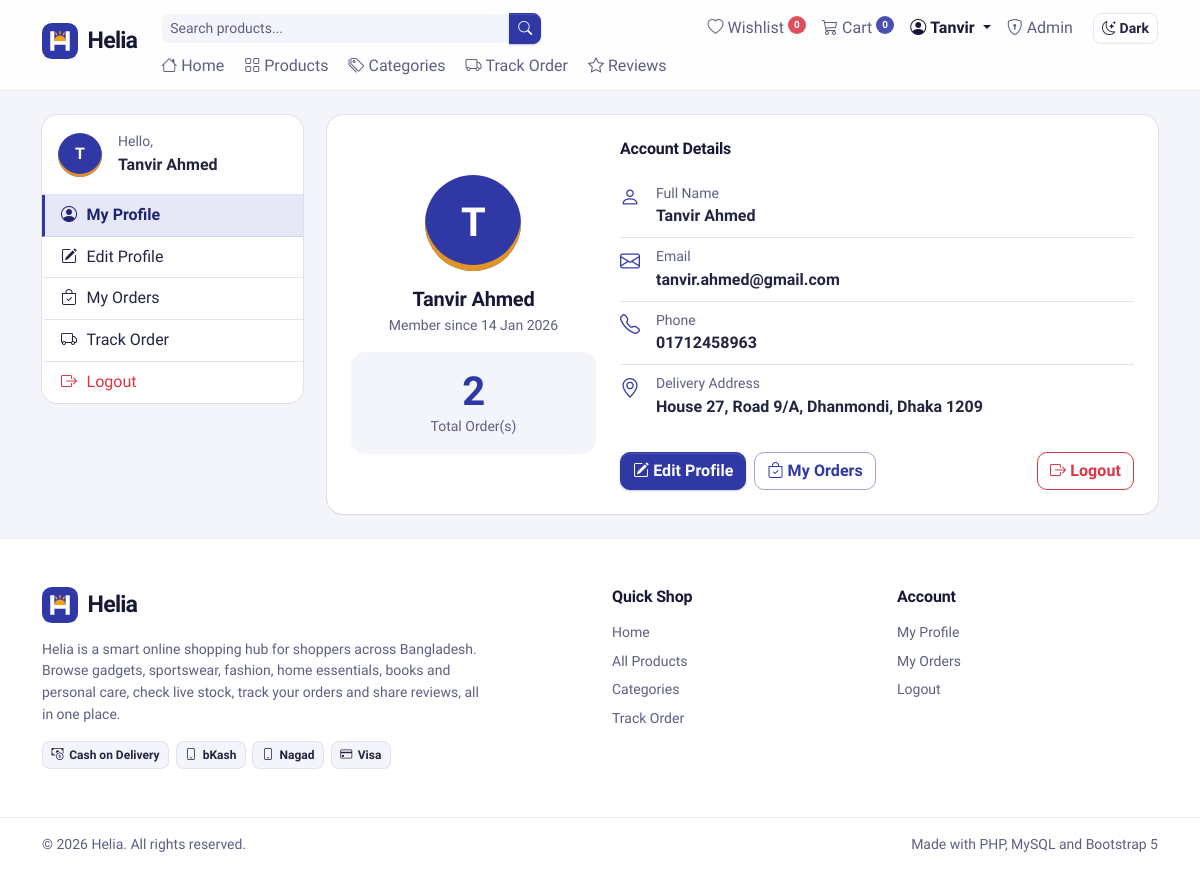
The app's page /profile.php (signed in) with its own data.
### tables this page shows
CREATE TABLE `users` (
  `id` int(11) NOT NULL,
  `name` varchar(100) NOT NULL,
  `email` varchar(100) NOT NULL,
  `password` varchar(255) NOT NULL,
  `created_at` timestamp NOT NULL DEFAULT current_timestamp(),
  `phone` varchar(30) DEFAULT '',
  `address` text DEFAULT NULL
);

### config/db.php (called while the page is built, shortened)
<?php
function e($value)
{
    return htmlspecialchars((string) $value, ENT_QUOTES, 'UTF-8');
}

### profile.php (the view, shortened to what this page needs)
<?php
require_once 'config/db.php';
$stmt = $pdo->prepare('SELECT name, email, phone, address, created_at FROM users WHERE id = ?');
$stmt->execute([$_SESSION['user_id']]);
$user = $stmt->fetch();
$stmt = $pdo->prepare('SELECT COUNT(*) FROM orders WHERE user_id = ?');
$stmt->execute([$_SESSION['user_id']]);
$orderCount = $stmt->fetchColumn();
require_once 'includes/header.php';
?>
<div class="row g-4">
    <div class="col-lg-3">
        <?php require 'includes/account_sidebar.php'; ?>
    </div>
    <div class="col-lg-9">
        <div class="card border-0 shadow-sm">
            <div class="card-body p-4">
                <div class="row g-4 align-items-center">
                    <div class="col-md-4 text-center">
                        <span class="profile-avatar mb-3"><?= e(mb_strtoupper(mb_substr($user['name'], 0, 1))) ?></span>
                        <h1 class="h5 fw-bold mb-1"><?= e($user['name']) ?></h1>
                        <p class="text-body-secondary small mb-3">Member since <?= date('d M Y', strtotime($user['created_at'])) ?></p>
                        <div class="bg-body-tertiary rounded-3 py-3">
                            <div class="display-6 fw-bold text-primary"><?= $orderCount ?></div>
                            <div class="small text-body-secondary">Total Order(s)</div>
                        </div>
                    </div>
                    <div class="col-md-8">
                        <h2 class="h6 fw-semibold mb-3">Account Details</h2>
                        <ul class="list-group list-group-flush mb-4">
                            <li class="list-group-item px-0 d-flex gap-3">
                                <i class="bi bi-person text-primary fs-5"></i>
                                <div>
                                    <div class="small text-body-secondary">Full Name</div>
                                    <div class="fw-semibold"><?= e($user['name']) ?></div>
                                </div>
                            </li>
                            <li class="list-group-item px-0 d-flex gap-3">
                                <i class="bi bi-envelope text-primary fs-5"></i>
                                <div>
                                    <div class="small text-body-secondary">Email</div>
                                    <div class="fw-semibold text-break"><?= e($user['email']) ?></div>
                                </div>
                            </li>
                            <li class="list-group-item px-0 d-flex gap-3">
                                <i class="bi bi-telephone text-primary fs-5"></i>
                                <div>
                                    <div class="small text-body-secondary">Phone</div>
                                    <div class="fw-semibold"><?= !empty($user['phone']) ? e($user['phone']) : 'Not added yet' ?></div>
                                </div>
                            </li>
                            <li class="list-group-item px-0 d-flex gap-3">
                                <i class="bi bi-geo-alt text-primary fs-5"></i>
                                <div>
                                    <div class="small text-body-secondary">Delivery Address</div>
                                    <div class="fw-semibold"><?= !empty($user['address']) ? nl2br(e($user['address'])) : 'Not added yet' ?></div>
                                </div>
                            </li>
                        </ul>
                        <div class="d-flex flex-wrap gap-2">
                            <a href="edit_profile.php" class="btn btn-primary">
                                <i class="bi bi-pencil-square"></i> Edit Profile
                            </a>
                            <a href="my_orders.php" class="btn btn-outline-primary">
                                <i class="bi bi-bag-check"></i> My Orders
                            </a>
                            <a href="logout.php" class="btn btn-outline-danger ms-sm-auto">
                                <i class="bi bi-box-arrow-right"></i> Logout
                            </a>
                        </div>
                    </div>
                </div>
            </div>
        </div>
    </div>
</div>
<?php require_once 'includes/footer.php'; ?>

### assets/css/theme.css (style rules this page uses)
:root, [data-bs-theme=light] { --helia-neel: #3038a6; --helia-neel-rgb: 48, 56, 166; --helia-neel-hover: #262c8c; --helia-neel-deep: #1b1f5c; --helia-neel-deep-rgb: 27, 31, 92; --helia-marigold: #f6a019; --helia-marigold-rgb: 246, 160, 25; --helia-marigold-ink: #3d2500; --helia-canvas: #f4f5fa; --helia-line: rgba(22, 25, 54, 0.08); --helia-line-strong: rgba(22, 25, 54, 0.14); --helia-shadow-sm: 0 0 0 1px var(--helia-line), 0 1px 2px rgba(22, 25, 54, 0.05); --helia-shadow-md: 0 0 0 1px var(--helia-line), 0 8px 20px -10px rgba(22, 25, 54, 0.18); --helia-shadow-lg: 0 0 0 1px var(--helia-line-strong), 0 22px 40px -18px rgba(27, 31, 92, 0.32); --helia-display: 'Anek Bangla', 'Hind Siliguri', system-ui, -apple-system, 'Segoe UI', Roboto, Arial, sans-serif; --helia-mark-tile: #3038a6; --helia-mark-glyph: #ffffff; --helia-mark-sun: #f6a019; --cat-electronics: #3b5bdb; --cat-sports: #2b8a3e; --cat-fashion: #c2255c; --cat-home: #d9480f; --cat-books: #0b7285; --cat-health: #6741d9; --cat-all: #3038a6; --cat-default: #5b6080; --bs-body-font-family: 'Hind Siliguri', system-ui, -apple-system, 'Segoe UI', Roboto, 'Helvetica Neue', Arial, sans-serif; --bs-body-line-height: 1.55; --bs-body-color: #22253f; --bs-body-color-rgb: 34, 37, 63; --bs-emphasis-color: #161936; --bs-emphasis-color-rgb: 22, 25, 54; --bs-secondary-color: #5b6080; --bs-secondary-color-rgb: 91, 96, 128; --bs-tertiary-color: rgba(91, 96, 128, 0.72); --bs-tertiary-color-rgb: 91, 96, 128; --bs-secondary-bg: #ebedf5; --bs-secondary-bg-rgb: 235, 237, 245; --bs-tertiary-bg: #f4f5fa; --bs-tertiary-bg-rgb: 244, 245, 250; --bs-border-color: #e2e4ee; --bs-border-color-translucent: rgba(22, 25, 54, 0.1); --bs-primary: #3038a6; --bs-primary-rgb: 48, 56, 166; --bs-primary-text-emphasis: #1f2470; --bs-primary-bg-subtle: #e6e8f8; --bs-primary-border-subtle: #c3c7ee; --bs-link-color: #3038a6; --bs-link-color-rgb: 48, 56, 166; --bs-link-hover-color: #262c8c; --bs-link-hover-color-rgb: 38, 44, 140; --bs-focus-ring-color: rgba(48, 56, 166, 0.25); --bs-border-radius: 0.625rem; --bs-border-radius-sm: 0.5rem; --bs-border-radius-lg: 0.875rem; --bs-border-radius-xl: 1.25rem; }
body { font-feature-settings: 'kern' 1; -webkit-font-smoothing: antialiased; -moz-osx-font-smoothing: grayscale; text-rendering: optimizeLegibility; }
h1, h2, h3, h4, h5, h6, .h1, .h2, .h3, .h4, .h5, .h6, .display-5, .display-6 { font-family: var(--helia-display); color: var(--bs-emphasis-color); letter-spacing: -0.01em; }
.display-5, .display-6, .h1, h1, .h2, h2, .h3, h3 { font-weight: 700; }
.fw-bold.fs-5, .fw-bold.fs-4, .display-6 { font-variant-numeric: tabular-nums; }
a, .btn, .form-control, .form-select { transition: color 0.15s ease, background-color 0.15s ease, border-color 0.15s ease, box-shadow 0.15s ease; }
.btn { --bs-btn-font-weight: 600; letter-spacing: 0.005em; }
.btn-primary { --bs-btn-color: #fff; --bs-btn-bg: var(--helia-neel); --bs-btn-border-color: var(--helia-neel); --bs-btn-hover-color: #fff; --bs-btn-hover-bg: var(--helia-neel-hover); --bs-btn-hover-border-color: var(--helia-neel-hover); --bs-btn-focus-shadow-rgb: var(--helia-neel-rgb); --bs-btn-active-color: #fff; --bs-btn-active-bg: var(--helia-neel-hover); --bs-btn-active-border-color: var(--helia-neel-hover); --bs-btn-disabled-color: #fff; --bs-btn-disabled-bg: var(--helia-neel); --bs-btn-disabled-border-color: var(--helia-neel); box-shadow: 0 1px 0 rgba(255, 255, 255, 0.12) inset, 0 1px 2px rgba(var(--helia-neel-deep-rgb), 0.25); }
.btn-outline-primary { --bs-btn-color: var(--bs-primary); --bs-btn-border-color: rgba(var(--bs-primary-rgb), 0.45); --bs-btn-hover-color: #fff; --bs-btn-hover-bg: var(--helia-neel); --bs-btn-hover-border-color: var(--helia-neel); --bs-btn-focus-shadow-rgb: var(--helia-neel-rgb); --bs-btn-active-color: #fff; --bs-btn-active-bg: var(--helia-neel-hover); --bs-btn-active-border-color: var(--helia-neel-hover); --bs-btn-disabled-color: var(--bs-primary); --bs-btn-disabled-border-color: rgba(var(--bs-primary-rgb), 0.45); }
.card { --bs-card-border-radius: 1rem; --bs-card-inner-border-radius: calc(1rem - 1px); --bs-card-border-color: var(--helia-line); }
.shadow-sm { box-shadow: var(--helia-shadow-sm) !important; }

### records on screen
users: name "T", name "Tanvir Ahmed", created_at "14 Jan 2026", email "tanvir.ahmed@gmail.com", phone "01712458963", address "House 27, Road 9/A, Dhanmondi, Dhaka 1209"

### other values on screen
$wishlistCount "0"
$cartCount "0"
$accountLabel "Tanvir"
$item[0] "Home"
$item[0] "Products"
$item[0] "Categories"
$item[0] "Track Order"
$item[0] "Reviews"
mb_strtoupper(mb_substr($sidebarName, 0, 1)) "T"
$sidebarName "Tanvir Ahmed"
$item[0] "My Profile"
$item[0] "Edit Profile"
$item[0] "My Orders"
$orderCount "2"
